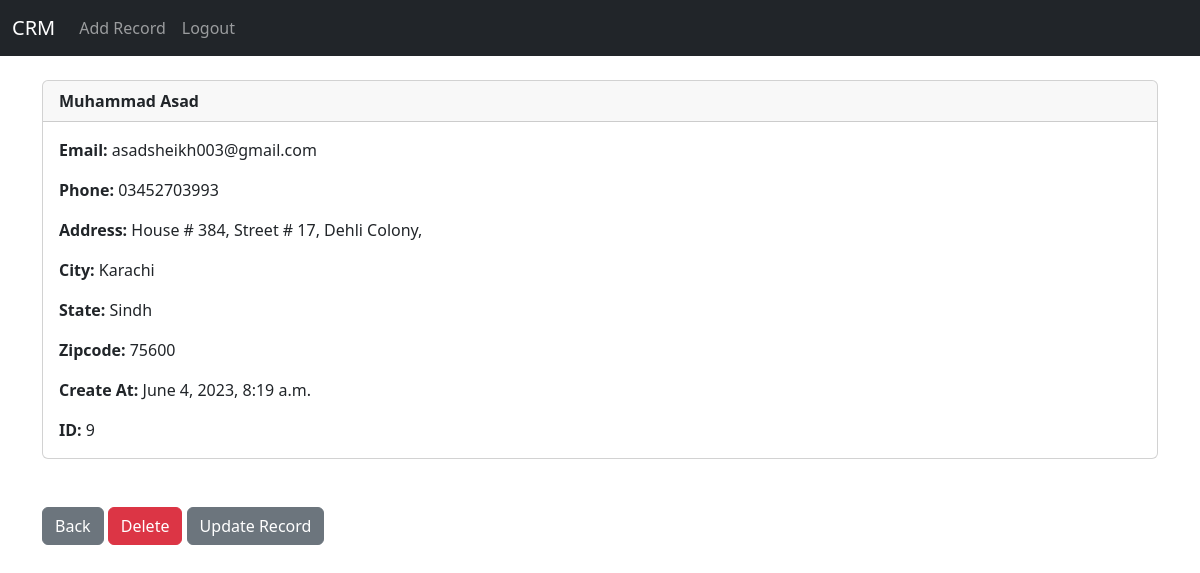
Screenshot of /record/9 (signed in) with the database file from the repository.
### website/models.py (models this page shows, shortened)
class Record(models.Model):
	created_at = models.DateTimeField(auto_now_add=True)
	first_name = models.CharField(max_length=50)
	last_name =  models.CharField(max_length=50)
	email =  models.CharField(max_length=100)
	phone = models.CharField(max_length=15)
	address =  models.CharField(max_length=100)
	city =  models.CharField(max_length=50)
	state =  models.CharField(max_length=50)
	zipcode =  models.CharField(max_length=20)

### website/views.py (the view)
# urls.py: path('record/<int:pk>', views.customer_record, name='record'),
def customer_record(request, pk):
	if request.user.is_authenticated:
		customer_record = Record.objects.get(id=pk)
		return render(request, 'record.html', {'customer_record':customer_record})
	else:
		messages.success(request, "You Must Be Logged In To View That Page...")
		return redirect('home')

### website/templates/record.html
{% extends 'base.html' %}
{% block content %}
<div class="card">
  <div class="card-header"><strong>
    	{{ customer_record.first_name }}
		{{ customer_record.last_name }}</strong>
  </div>
  <div class="card-body">
<p class="card-text">
<strong>Email: </strong>{{ customer_record.email }}</p>
<p class="card-text">
<strong>Phone: </strong>{{ customer_record.phone }}
</p>
<p class="card-text">
<strong>Address: </strong>{{ customer_record.address }}</p>
<p class="card-text">
<strong>City: </strong>{{ customer_record.city }}</p>
<p class="card-text">
<strong>State: </strong>{{ customer_record.state }}</p>
<p class="card-text">
<strong>Zipcode: </strong>{{ customer_record.zipcode }}</p>
<p class="card-text">
<strong>Create At: </strong>{{ customer_record.created_at }}</p>
<p class="card-text">
<strong>ID: </strong>{{ customer_record.id }}</p>
  </div>
</div>
<br/><br/>
<a href="{% url 'home' %}" class="btn btn-secondary">Back</a>
<a href="{% url 'delete_record' customer_record.id %}" class="btn btn-danger">Delete</a>
<a href="{% url 'update_record' customer_record.id %}" class="btn btn-secondary">Update Record</a>
{% endblock %}

### rows the page displays
Record: first_name "Muhammad", last_name "Asad", email "asadsheikh003@gmail.com", phone "03452703993", address "House # 384, Street # 17, Dehli Colony,", city "Karachi", state "Sindh", zipcode "75600", created_at "June 4, 2023, 8:19 a.m.", id "9"
